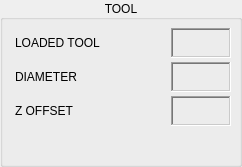
             <widget class="QGroupBox" name="frame_tool">
              <property name="sizePolicy">
               <sizepolicy hsizetype="Preferred" vsizetype="Preferred">
                <horstretch>0</horstretch>
                <verstretch>0</verstretch>
               </sizepolicy>
              </property>
              <property name="minimumSize">
               <size>
                <width>0</width>
                <height>0</height>
               </size>
              </property>
              <property name="maximumSize">
               <size>
                <width>16777215</width>
                <height>16777215</height>
               </size>
              </property>
              <property name="title">
               <string>TOOL</string>
              </property>
              <property name="alignment">
               <set>Qt::AlignCenter</set>
              </property>
              <property name="checkable">
               <bool>false</bool>
              </property>
              <layout class="QVBoxLayout" name="verticalLayout_39">
               <property name="spacing">
                <number>4</number>
               </property>
               <property name="leftMargin">
                <number>8</number>
               </property>
               <property name="topMargin">
                <number>8</number>
               </property>
               <property name="rightMargin">
                <number>8</number>
               </property>
               <property name="bottomMargin">
                <number>4</number>
               </property>
               <item>
                <layout class="QHBoxLayout" name="horizontalLayout_29">
                 <property name="spacing">
                  <number>4</number>
                 </property>
                 <item>
                  <widget class="QLabel" name="label_58">
                   <property name="sizePolicy">
                    <sizepolicy hsizetype="Preferred" vsizetype="Fixed">
                     <horstretch>0</horstretch>
                     <verstretch>0</verstretch>
                    </sizepolicy>
                   </property>
                   <property name="minimumSize">
                    <size>
                     <width>0</width>
                     <height>30</height>
                    </size>
                   </property>
                   <property name="maximumSize">
                    <size>
                     <width>16777215</width>
                     <height>30</height>
                    </size>
                   </property>
                   <property name="text">
                    <string>LOADED TOOL</string>
                   </property>
                   <property name="alignment">
                    <set>Qt::AlignLeading|Qt::AlignLeft|Qt::AlignVCenter</set>
                   </property>
                   <property name="margin">
                    <number>0</number>
                   </property>
                   <property name="indent">
                    <number>4</number>
                   </property>
                  </widget>
                 </item>
                 <item>
                  <widget class="StatusLabel" name="lbl_tool_in_spindle">
                   <property name="sizePolicy">
                    <sizepolicy hsizetype="Fixed" vsizetype="Fixed">
                     <horstretch>0</horstretch>
                     <verstretch>0</verstretch>
                    </sizepolicy>
                   </property>
                   <property name="minimumSize">
                    <size>
                     <width>60</width>
                     <height>30</height>
                    </size>
                   </property>
                   <property name="maximumSize">
                    <size>
                     <width>60</width>
                     <height>30</height>
                    </size>
                   </property>
                   <property name="toolTip">
                    <string>Tool currently loaded in spindle</string>
                   </property>
                   <property name="frameShape">
                    <enum>QFrame::WinPanel</enum>
                   </property>
                   <property name="frameShadow">
                    <enum>QFrame::Sunken</enum>
                   </property>
                   <property name="alignment">
                    <set>Qt::AlignCenter</set>
                   </property>
                   <property name="tool_number_status" stdset="0">
                    <bool>true</bool>
                   </property>
                  </widget>
                 </item>
                </layout>
               </item>
               <item>
                <layout class="QHBoxLayout" name="horizontalLayout_12">
                 <property name="spacing">
                  <number>4</number>
                 </property>
                 <item>
                  <widget class="QLabel" name="label_2">
                   <property name="sizePolicy">
                    <sizepolicy hsizetype="Preferred" vsizetype="Fixed">
                     <horstretch>0</horstretch>
                     <verstretch>0</verstretch>
                    </sizepolicy>
                   </property>
                   <property name="minimumSize">
                    <size>
                     <width>0</width>
                     <height>30</height>
                    </size>
                   </property>
                   <property name="maximumSize">
                    <size>
                     <width>16777215</width>
                     <height>30</height>
                    </size>
                   </property>
                   <property name="text">
                    <string>DIAMETER</string>
                   </property>
                   <property name="margin">
                    <number>0</number>
                   </property>
                   <property name="indent">
                    <number>4</number>
                   </property>
                  </widget>
                 </item>
                 <item>
                  <widget class="StatusLabel" name="lbl_tool_diameter">
                   <property name="sizePolicy">
                    <sizepolicy hsizetype="Fixed" vsizetype="Fixed">
                     <horstretch>0</horstretch>
                     <verstretch>0</verstretch>
                    </sizepolicy>
                   </property>
                   <property name="minimumSize">
                    <size>
                     <width>60</width>
                     <height>30</height>
                    </size>
                   </property>
                   <property name="maximumSize">
                    <size>
                     <width>60</width>
                     <height>30</height>
                    </size>
                   </property>
                   <property name="frameShape">
                    <enum>QFrame::WinPanel</enum>
                   </property>
                   <property name="frameShadow">
                    <enum>QFrame::Sunken</enum>
                   </property>
                   <property name="alignment">
                    <set>Qt::AlignCenter</set>
                   </property>
                   <property name="textTemplate" stdset="0">
                    <string>%.4f</string>
                   </property>
                   <property name="alt_textTemplate" stdset="0">
                    <string>%.3f</string>
                   </property>
                   <property name="tool_diameter_status" stdset="0">
                    <bool>true</bool>
                   </property>
                  </widget>
                 </item>
                </layout>
               </item>
               <item>
                <layout class="QHBoxLayout" name="horizontalLayout_18">
                 <item>
                  <widget class="QLabel" name="label_18">
                   <property name="sizePolicy">
                    <sizepolicy hsizetype="Preferred" vsizetype="Fixed">
                     <horstretch>0</horstretch>
                     <verstretch>0</verstretch>
                    </sizepolicy>
                   </property>
                   <property name="minimumSize">
                    <size>
                     <width>0</width>
                     <height>30</height>
                    </size>
                   </property>
                   <property name="maximumSize">
                    <size>
                     <width>16777215</width>
                     <height>30</height>
                    </size>
                   </property>
                   <property name="text">
                    <string>Z OFFSET</string>
                   </property>
                   <property name="margin">
                    <number>0</number>
                   </property>
                   <property name="indent">
                    <number>4</number>
                   </property>
                  </widget>
                 </item>
                 <item>
                  <widget class="StatusLabel" name="lbl_z_offset">
                   <property name="sizePolicy">
                    <sizepolicy hsizetype="Fixed" vsizetype="Fixed">
                     <horstretch>0</horstretch>
                     <verstretch>0</verstretch>
                    </sizepolicy>
                   </property>
                   <property name="minimumSize">
                    <size>
                     <width>60</width>
                     <height>30</height>
                    </size>
                   </property>
                   <property name="maximumSize">
                    <size>
                     <width>60</width>
                     <height>30</height>
                    </size>
                   </property>
                   <property name="frameShape">
                    <enum>QFrame::WinPanel</enum>
                   </property>
                   <property name="frameShadow">
                    <enum>QFrame::Sunken</enum>
                   </property>
                   <property name="alignment">
                    <set>Qt::AlignCenter</set>
                   </property>
                   <property name="textTemplate" stdset="0">
                    <string>%.4f</string>
                   </property>
                   <property name="alt_textTemplate" stdset="0">
                    <string>%.3f</string>
                   </property>
                   <property name="index_number" stdset="0">
                    <number>2</number>
                   </property>
                   <property name="tool_offset_status" stdset="0">
                    <bool>true</bool>
                   </property>
                  </widget>
                 </item>
                </layout>
               </item>
               <item>
                <widget class="StatusLabel" name="lbl_tool_comment">
                 <property name="sizePolicy">
                  <sizepolicy hsizetype="Preferred" vsizetype="Fixed">
                   <horstretch>0</horstretch>
                   <verstretch>0</verstretch>
                  </sizepolicy>
                 </property>
                 <property name="minimumSize">
                  <size>
                   <width>220</width>
                   <height>30</height>
                  </size>
                 </property>
                 <property name="maximumSize">
                  <size>
                   <width>16777215</width>
                   <height>30</height>
                  </size>
                 </property>
                 <property name="tool_comment_status" stdset="0">
                  <bool>true</bool>
                 </property>
                </widget>
               </item>
              </layout>
             </widget>
